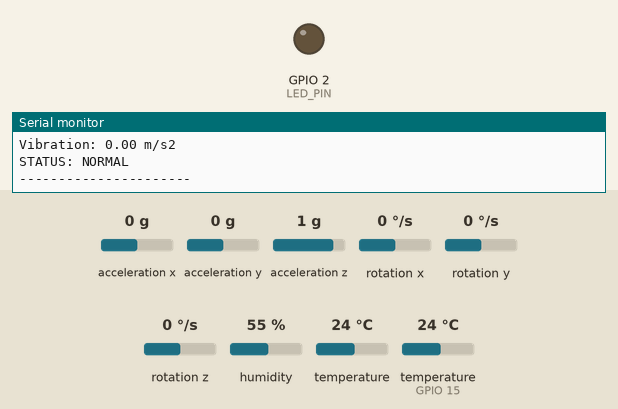
Simulated run of this program. Board: ESP32. Shown: output pins drawn as LEDs (lit = HIGH), the last lines printed to the serial monitor. The test bench sets the inputs (shaded band); at power-on: acceleration x 0 g, acceleration y 0 g, acceleration z 1 g, rotation x 0 °/s, rotation y 0 °/s, rotation z 0 °/s, humidity 55 %, temperature 24 °C, temperature (sensor on GPIO 15) 24 °C. WiFi joins after 1.5 s; servers stay silent unless stated.

Above: at 2.7 s.
2.8 s: acceleration x set to -0.8 g
5.5 s: acceleration x set to -1.1 g
At 6.5 s:
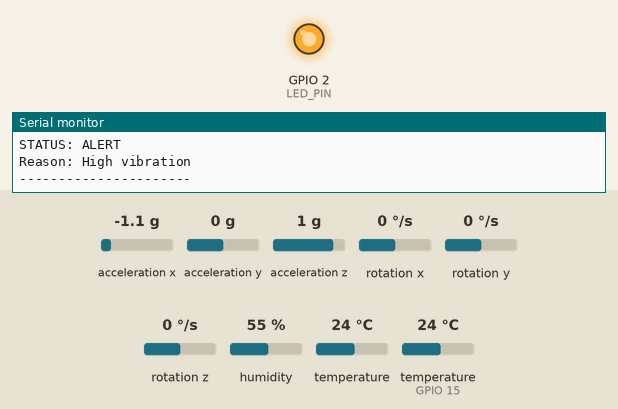
Timing chart, 0 to 8.5 s (numbered marks = the images above; inputs shaded):
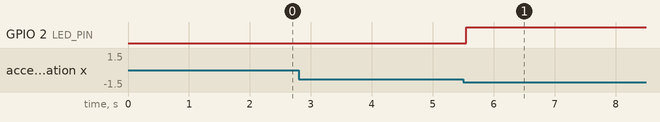

The program:

main.cpp
```cpp
#include <Arduino.h>
#include <WiFi.h>
#include <DHT.h>
#include <Wire.h>
#include <Adafruit_MPU6050.h>
#include <Adafruit_Sensor.h>

#define DHT_PIN 15
#define DHT_TYPE DHT22
#define LED_PIN 2

DHT dht(DHT_PIN, DHT_TYPE);
Adafruit_MPU6050 mpu;

const char* ssid = "Wokwi-GUEST";
const char* password = "";

void connectWiFi() {
  Serial.print("Connecting to WiFi");

  WiFi.begin(ssid, password);

  while (WiFi.status() != WL_CONNECTED) {
    delay(500);
    Serial.print(".");
  }

  Serial.println();
  Serial.println("WiFi connected!");

  Serial.print("IP address: ");
  Serial.println(WiFi.localIP());
}

void setup() {
  Serial.begin(115200);

  dht.begin();
  pinMode(LED_PIN, OUTPUT);

  if (!mpu.begin()) {
    Serial.println("ERROR: MPU6050 not found!");

    while (1) {
      delay(10);
    }
  }

  connectWiFi();

  Serial.println("IIoT motor monitoring started");
}

void loop() {
  // 1. Read temperature
  float temperature = dht.readTemperature();

  // 2. Read MPU6050
  sensors_event_t a, g, temp;
  mpu.getEvent(&a, &g, &temp);

  float accelX = a.acceleration.x;
  float accelY = a.acceleration.y;
  float accelZ = a.acceleration.z;

  // 3. Calculate simple vibration value
  float accelerationMagnitude = sqrt(
    accelX * accelX +
    accelY * accelY +
    accelZ * accelZ
  );

  float vibration = abs(accelerationMagnitude - 9.81);

  // 4. Display data
  Serial.println();
  Serial.println("----- MOTOR DATA -----");

  Serial.print("Temperature: ");
  Serial.print(temperature);
  Serial.println(" C");

  Serial.print("Acceleration X: ");
  Serial.println(accelX);

  Serial.print("Acceleration Y: ");
  Serial.println(accelY);

  Serial.print("Acceleration Z: ");
  Serial.println(accelZ);

  Serial.print("Vibration: ");
  Serial.print(vibration);
  Serial.println(" m/s2");

  // 5. Alert conditions
  bool highTemperature = temperature >= 40;
  bool highVibration = vibration >= 4;

  if (highTemperature || highVibration) {
    digitalWrite(LED_PIN, HIGH);

    Serial.println("STATUS: ALERT");

    if (highTemperature) {
      Serial.println("Reason: High temperature");
    }

    if (highVibration) {
      Serial.println("Reason: High vibration");
    }
  } else {
    digitalWrite(LED_PIN, LOW);

    Serial.println("STATUS: NORMAL");
  }

  Serial.println("----------------------");

  delay(2000);
}
```

Measured:
- the behaviour switches between -0.9 and -1 g on acceleration x (found by bisection; images 0 and 1)
- after the input at 5.5 s, GPIO 2 (LED_PIN): LOW → HIGH after 0.05 s
